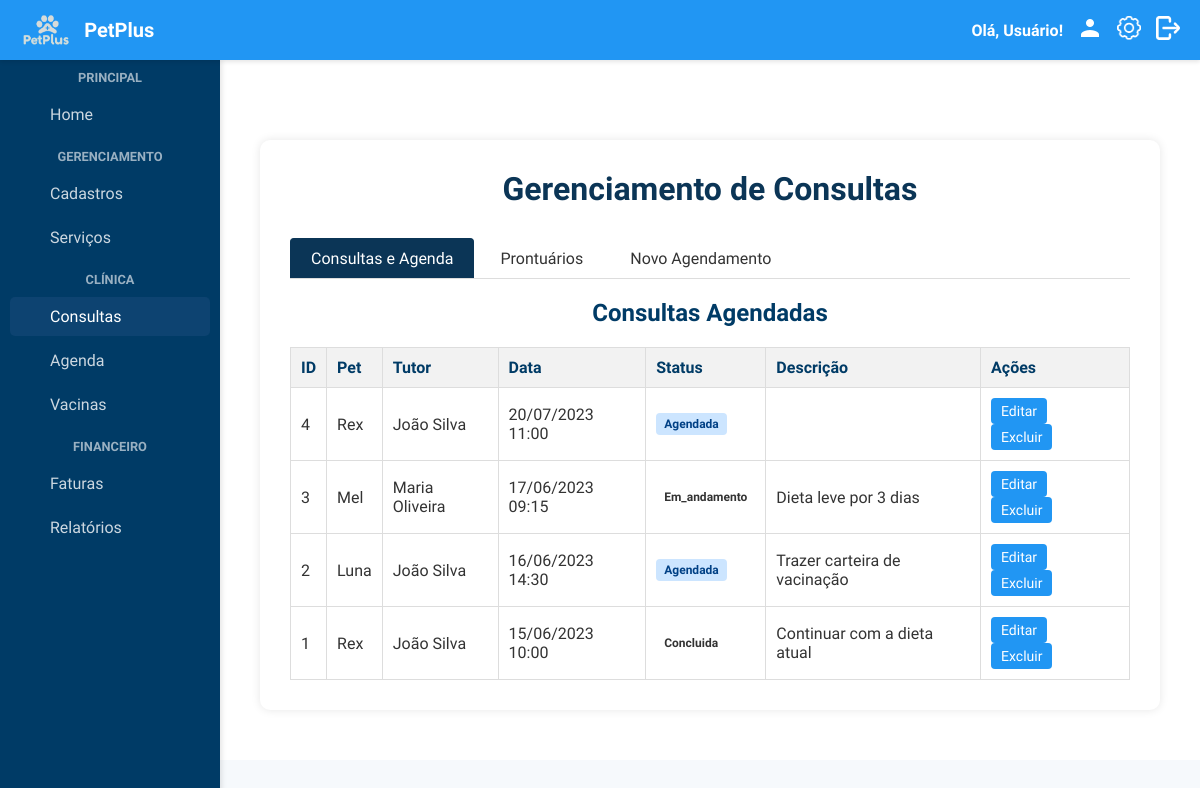
The app's page /historico_consultas/historico-consultas.php with its own data.
### tables this page shows
CREATE TABLE IF NOT EXISTS consultas (
  id int(11) NOT NULL AUTO_INCREMENT,
  pet_id int(11) NOT NULL,
  data_consulta datetime NOT NULL,
  motivo varchar(255) NOT NULL,
  diagnostico text,
  tratamento text,
  observacoes text,
  veterinario_id int(11) DEFAULT NULL,
  status_co enum('agendada','em_andamento','concluida','cancelada') NOT NULL DEFAULT 'agendada',
  created_at timestamp NOT NULL DEFAULT CURRENT_TIMESTAMP,
  updated_at timestamp NOT NULL DEFAULT CURRENT_TIMESTAMP ON UPDATE CURRENT_TIMESTAMP,
  PRIMARY KEY (id),
  KEY pet_id (pet_id),
  KEY veterinario_id (veterinario_id),
  CONSTRAINT consultas_ibfk_1 FOREIGN KEY (pet_id) REFERENCES Pets (id_pet) ON DELETE CASCADE,
  CONSTRAINT consultas_ibfk_2 FOREIGN KEY (veterinario_id) REFERENCES Usuarios (id_usuario) ON DELETE SET NULL
);

CREATE TABLE IF NOT EXISTS Pets (
    id_pet INT AUTO_INCREMENT PRIMARY KEY,
    id_tutor INT,
    nome VARCHAR(50) NOT NULL,
    especie VARCHAR(50),
    raca VARCHAR(50),
    data_nascimento DATE,
    sexo ENUM('M', 'F'),
    cor VARCHAR(50),
    peso DECIMAL(5,2),
    observacoes TEXT,
    FOREIGN KEY (id_tutor) REFERENCES Tutor(id_tutor) ON DELETE CASCADE
);

CREATE TABLE IF NOT EXISTS Tutor (
    id_tutor INT AUTO_INCREMENT PRIMARY KEY,
    nome VARCHAR(100) NOT NULL,
    cpf VARCHAR(14) UNIQUE,
    email VARCHAR(100),
    telefone VARCHAR(15),
    endereco VARCHAR(200),
    data_cadastro TIMESTAMP DEFAULT CURRENT_TIMESTAMP
);

### historico_consultas/historico-consultas.php (the view, shortened to what this page needs)
<?php
require_once('../includes/header.php');
require_once('../includes/sidebar.php');
$conn = conecta_db();
$consultas = [];
try {
    $sql = "SELECT c.*, p.nome as pet_nome, t.nome as tutor_nome
            FROM Consultas c
            JOIN Pets p ON c.pet_id = p.id_pet
            JOIN Tutor t ON p.id_tutor = t.id_tutor
            ORDER BY c.data_consulta DESC";
    $result = $conn->query($sql);
    if ($result && $result->num_rows > 0) {
        while ($row = $result->fetch_assoc()) {
            $consultas[] = $row;
        }
    }
} catch (Exception $e) {
    $mensagem = "Erro ao buscar consultas: " . $e->getMessage();
    $tipo_mensagem = "erro";
}
?>
<!DOCTYPE html>
<html lang="pt-br">
<head>
</head>
<body>
    <div class="container">
        <div class="card">
            <h1>Gerenciamento de Consultas</h1>
            <div class="tabs">
                <div class="tab active" onclick="showTab('consultas')">Consultas e Agenda</div>
                <div class="tab" onclick="showTab('prontuarios')">Prontuários</div>
                <div class="tab" onclick="showTab('novo')">Novo Agendamento</div>
            </div>
            <div id="tab-consultas" class="tab-content active">
                <h2>Consultas Agendadas</h2>
                <table>
                    <thead>
                        <tr>
                            <th>ID</th>
                            <th>Pet</th>
                            <th>Tutor</th>
                            <th>Data</th>
                            <th>Status</th>
                            <th>Descrição</th>
                            <th>Ações</th>
                        </tr>
                    </thead>
                    <tbody>
                        <?php if (empty($consultas)): ?>
                            <tr>
                                <td colspan="7" style="text-align: center;">Nenhuma consulta registrada</td>
                            </tr>
                        <?php else: ?>
                            <?php foreach ($consultas as $consulta): ?>
                                <tr>
                                    <td><?php echo $consulta['id']; ?></td>
                                    <td><?php echo htmlspecialchars($consulta['pet_nome']); ?></td>
                                    <td><?php echo htmlspecialchars($consulta['tutor_nome']); ?></td>
                                    <td><?php echo date('d/m/Y H:i', strtotime($consulta['data_consulta'])); ?></td>
                                    <td>
                                        <span class="status-badge status-<?php echo $consulta['status_co']; ?>">
                                            <?php echo ucfirst($consulta['status_co']); ?>
                                        </span>
                                    </td>
                                    <td><?php echo htmlspecialchars(substr($consulta['observacoes'], 0, 50)) . (strlen($consulta['observacoes']) > 50 ? '...' : ''); ?></td>
                                    <td>
                                        <button class="btn-action btn-edit" onclick="editarConsulta(<?php echo $consulta['id']; ?>)">Editar</button>
                                        <button class="btn-action btn-delete" onclick="confirmarExclusao(<?php echo $consulta['id']; ?>)">Excluir</button>
                                    </td>
                                </tr>
                            <?php endforeach; ?>
                        <?php endif; ?>
                    </tbody>
                </table>
            </div>
        </div>
    </div>
</body>
</html>

### includes/temas.css (style rules this page uses)
.tema-claro { --cor-fundo: #f6f9fc; --cor-texto: #333; --cor-primaria: #2196f3; --cor-secundaria: #0b3556; --cor-borda: #ddd; --cor-fundo-card: #fff; --cor-fundo-header: #2196f3; --cor-texto-header: #fff; }
body { background-color: var(--cor-fundo); color: var(--cor-texto); }
.container, .conteudo { background-color: var(--cor-fundo-card) !important; border-color: var(--cor-borda) !important; }
button, .btn-primary, .botao { background-color: var(--cor-primaria) !important; color: #fff !important; }

### includes/global.css (style rules this page uses)
* { margin: 0; padding: 0; box-sizing: border-box; font-family: "Quicksand", sans-serif; }
body { background-color: #f6f9fc; padding-top: 60px; }
.container { margin-left: 220px; padding: 20px; transition: margin-left 0.3s; }
.card { background-color: #ffffff; padding: 30px; border-radius: 10px; box-shadow: 0 2px 8px rgba(0, 0, 0, 0.1); max-width: 900px; margin: 0 auto 30px; }
h1, h2, h3 { color: #003b66; text-align: center; margin-bottom: 20px; }
table { width: 100%; border-collapse: collapse; margin-top: 20px; }
table th, table td { padding: 10px; text-align: left; border-bottom: 1px solid #ddd; }
table th { background-color: #f2f2f2; color: #003b66; }
.btn-action { padding: 5px 10px; border: none; border-radius: 4px; cursor: pointer; margin-right: 5px; font-size: 14px; }
.btn-edit { background-color: #ffc107; color: #212529; }
.btn-delete { background-color: #dc3545; color: white; }

### historico_consultas/historico-consultas.php (style rules this page uses)
.container { margin-left: 220px; padding: 80px 30px 30px; }
.card { background-color: white; border-radius: 10px; box-shadow: 0 0 10px rgba(0,0,0,0.1); padding: 30px; margin-bottom: 20px; }
h1 { color: #0b3556; margin-bottom: 30px; }
.tabs { display: flex; margin-bottom: 20px; border-bottom: 1px solid #ddd; }
.tab { padding: 10px 20px; cursor: pointer; border: 1px solid transparent; border-bottom: none; border-radius: 4px 4px 0 0; margin-right: 5px; font-weight: 500; }
.tab.active { background-color: #0b3556; color: white; border-color: #0b3556; }
.tab-content { display: none; }
.tab-content.active { display: block; }
table { width: 100%; border-collapse: collapse; margin-top: 20px; }
table th, table td { border: 1px solid #ddd; padding: 10px; text-align: left; }
table th { background-color: #f2f2f2; }
.btn-action { display: inline-block; padding: 5px 10px; margin-right: 5px; border-radius: 4px; text-decoration: none; color: white; }
.btn-edit { background-color: #2196f3; }
.btn-delete { background-color: #f44336; }
.status-badge { display: inline-block; padding: 4px 8px; border-radius: 4px; font-size: 12px; font-weight: bold; text-align: center; }
.status-agendada { background-color: #cce5ff; color: #004085; }

### records on screen
consultas: id "4", pet.nome "Rex", tutor.nome "João Silva", data_consulta "20/07/2023 11:00", status_co "Agendada"
consultas: id "3", pet.nome "Mel", tutor.nome "Maria Oliveira", data_consulta "17/06/2023 09:15", status_co "Em_andamento", observacoes "Dieta leve por 3 dias"
consultas: id "2", pet.nome "Luna", tutor.nome "João Silva", data_consulta "16/06/2023 14:30", status_co "Agendada", observacoes "Trazer carteira de vacinação"
consultas: id "1", pet.nome "Rex", tutor.nome "João Silva", data_consulta "15/06/2023 10:00", status_co "Concluida", observacoes "Continuar com a dieta atual"

### other values on screen
$nomeUsuario "Usuário"
